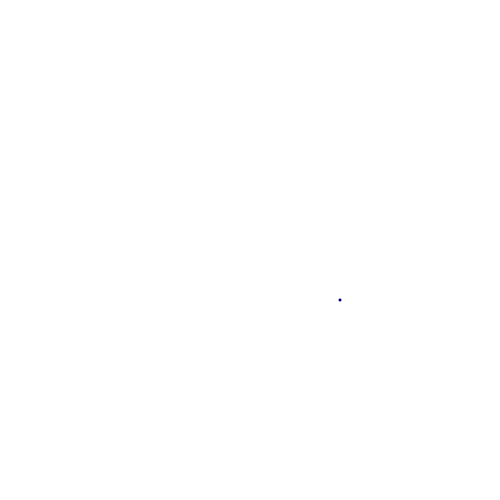
Frame 1 (no input)
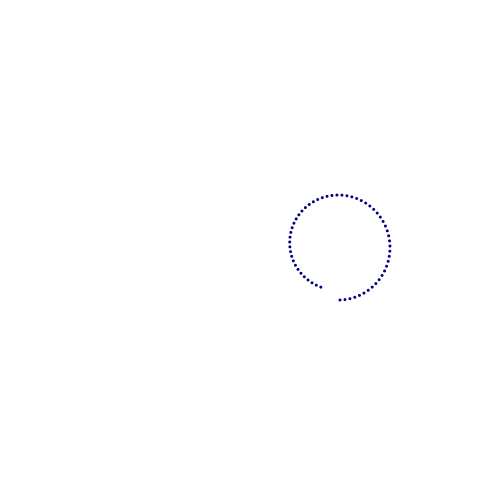
Frame 60 (the mouse pressed at the canvas centre just before this capture)
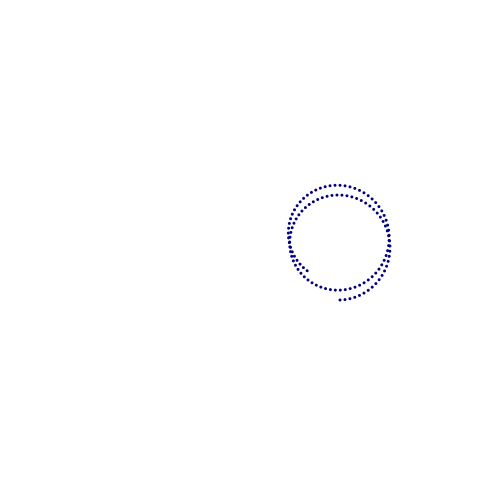
Frame 120 (the mouse held since frame 60 and released just before this capture)

The Processing sketch that drew these frames (run headless with seeded random() and noise(); from frame 60 on, the mouse is pressed at the canvas centre):

// Processing sketch: processing_157994
// ── processing_157994.pde

float a = 0;

float px, py;
float angle;
float radius =90;
float frequency = .1;

 
void setup(){
  size(500,500);
  smooth();
  noStroke();
  background(255);
}

void draw(){

 float x1 = sin(a) * 50;
 float y1 = cos(a) * 50;

  px = width/2 + cos(radians(angle))*(radius);
  py = height/2 + sin(radians(angle))*(radius);

 
  fill(0,0,128);
 
  ellipse (px+x1, py+y1, 3,3);
  
 angle -= frequency;
  

  a = a + 0.1;
  
}
